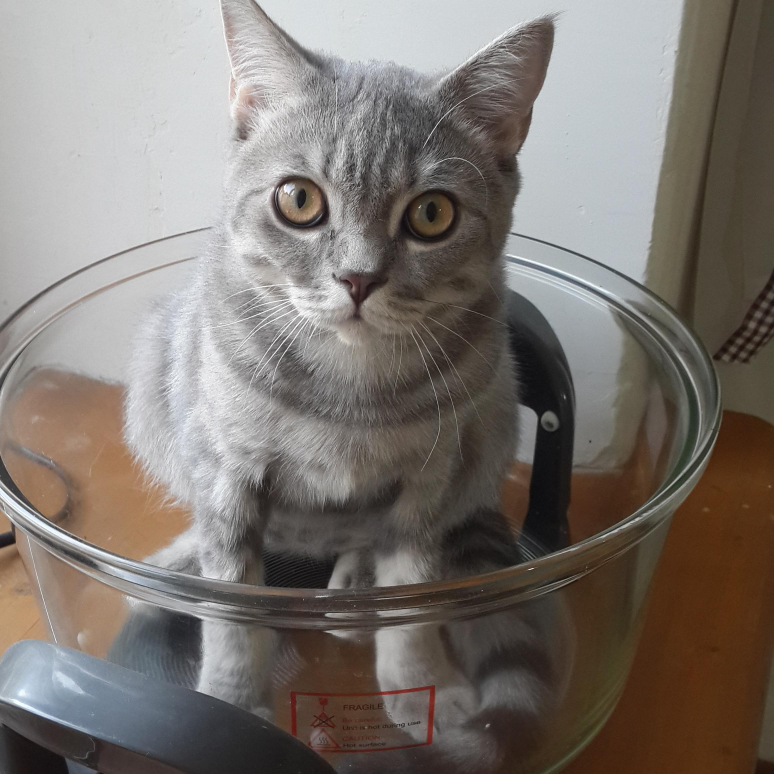
#> input picture np1/center_stan.jpg, 2322 x 2322 px (shown at 1/3 size)
$ python np2.py   (older library calls are emulated)
#> lines starting #> are read from the running program, lines starting #| are printed output that depends on the picture
### imtools.py
__author__ = '7times6'

import os
from PIL import Image
import numpy as np


def get_imlist(path):
    return [os.path.join(path, f) for f in os.listdir(path) if f.endswith('.jpg')]


def im_resize(im, sz):
    pil_im = Image.fromarray(np.uint8(im))
    return pil_im.resize(sz)


def histeq(im, nbr_bins=256):
    imhist, bins = np.histogram(im.flatten(), nbr_bins, normed=True)
    cdf = imhist.cumsum()
    cdf = 255 * cdf / cdf[-1]  # normalize
    im_interp = np.interp(im.flatten(), bins[:-1], cdf)  # linear interpolation of cdf

    return im_interp.reshape(im.shape), cdf


# [10 lines left out: function compute_average, not called in this run]

### np1/np2.py
__author__ = '7times6'
import imtools
from PIL import Image
import numpy as np
import pylab as mp

filename = 'center_stan.jpg'
im = np.array(Image.open(filename).convert('L'))
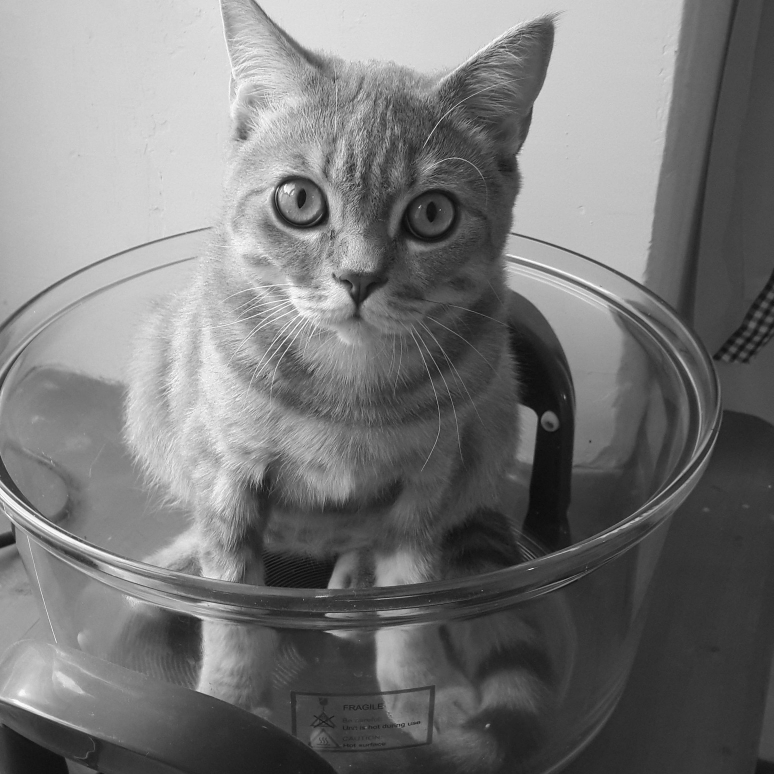
#> im: shape (2322, 2322) (shown at 1/3 size); min 0, max 255, mean 119.7
im_he, cdf = imtools.histeq(im)
#> in histeq, `imhist, bins = np.histogram(im.flatten(), nbr_bins, normed=True)`: imhist = 256 values, max 0.015 at index 53, min 0 at index 3, mean 0.00392; bins = 257 values from 0 to 255
#> in histeq, `cdf = imhist.cumsum()`: cdf = 256 values from 5.59e-07 to 1
#> in histeq, `cdf = 255 * cdf / cdf[-1]`: cdf = 256 values from 0.000142 to 255
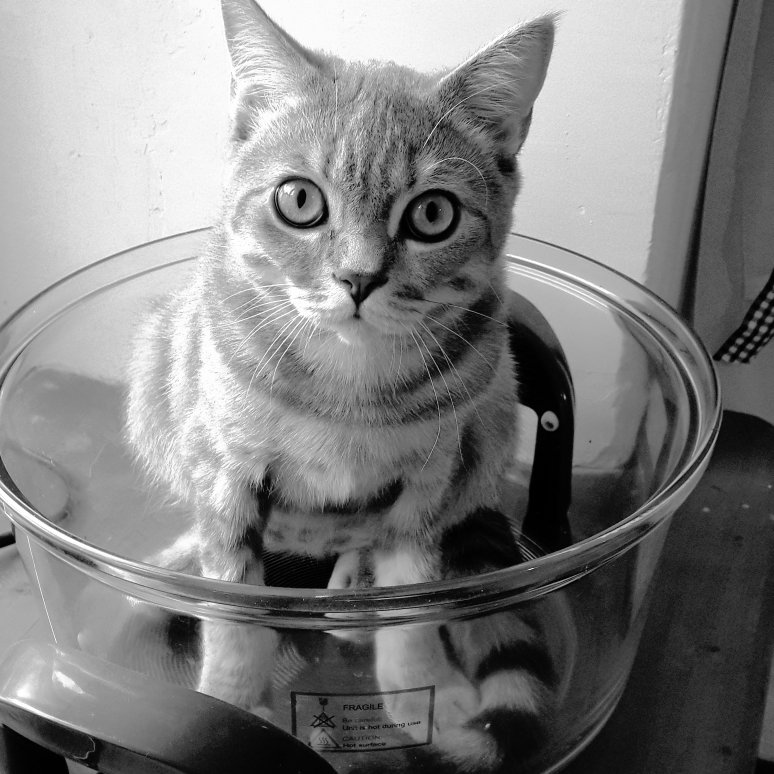
#> im_he: shape (2322, 2322) float64 (shown at 1/3 size); min 0.000142, max 255, mean 129
#> cdf = 256 values from 0.000142 to 255

mp.gray()
mp.figure()
mp.imshow(im)
mp.title('Original')

mp.figure()
mp.imshow(im_he)
mp.title('Equalized')
mp.show()

Image.fromarray(np.uint8(im_he)).save('eq_' + filename)
